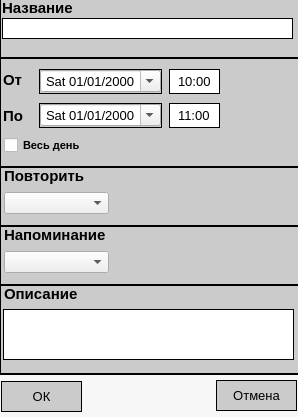
<?xml version="1.0" encoding="UTF-8"?>
<ui version="4.0">
 <class>AddNewTask</class>
 <widget class="QDialog" name="AddNewTask">
  <property name="geometry">
   <rect>
    <x>0</x>
    <y>0</y>
    <width>298</width>
    <height>417</height>
   </rect>
  </property>
  <property name="windowTitle">
   <string>Dialog</string>
  </property>
  <property name="styleSheet">
   <string notr="true">QDialog{
background-color: rgb(247, 247, 247);
}</string>
  </property>
  <widget class="QGroupBox" name="groupBoxName">
   <property name="geometry">
    <rect>
     <x>-1</x>
     <y>-2</y>
     <width>301</width>
     <height>61</height>
    </rect>
   </property>
   <property name="styleSheet">
    <string notr="true">QGroupBox{
border: 2px solid;
background-color: rgb(203, 203, 203);
}</string>
   </property>
   <property name="title">
    <string/>
   </property>
   <widget class="QLineEdit" name="lineEditName">
    <property name="geometry">
     <rect>
      <x>3</x>
      <y>20</y>
      <width>291</width>
      <height>21</height>
     </rect>
    </property>
    <property name="styleSheet">
     <string notr="true">QLineEdit{
border:1px solid;
}</string>
    </property>
    <property name="frame">
     <bool>true</bool>
    </property>
   </widget>
   <widget class="QLabel" name="label">
    <property name="geometry">
     <rect>
      <x>3</x>
      <y>0</y>
      <width>81</width>
      <height>20</height>
     </rect>
    </property>
    <property name="font">
     <font>
      <pointsize>11</pointsize>
      <weight>75</weight>
      <bold>true</bold>
     </font>
    </property>
    <property name="text">
     <string>Название</string>
    </property>
   </widget>
  </widget>
  <widget class="QGroupBox" name="groupBoxTime">
   <property name="geometry">
    <rect>
     <x>-1</x>
     <y>57</y>
     <width>301</width>
     <height>111</height>
    </rect>
   </property>
   <property name="styleSheet">
    <string notr="true">QGroupBox{
border: 2px solid;
background-color: rgb(203, 203, 203);
}</string>
   </property>
   <property name="title">
    <string/>
   </property>
   <widget class="QLabel" name="label_2">
    <property name="geometry">
     <rect>
      <x>4</x>
      <y>13</y>
      <width>31</width>
      <height>20</height>
     </rect>
    </property>
    <property name="font">
     <font>
      <pointsize>11</pointsize>
      <weight>75</weight>
      <bold>true</bold>
     </font>
    </property>
    <property name="text">
     <string>От</string>
    </property>
   </widget>
   <widget class="QDateTimeEdit" name="dateTimeEditStartTime">
    <property name="geometry">
     <rect>
      <x>170</x>
      <y>12</y>
      <width>51</width>
      <height>25</height>
     </rect>
    </property>
    <property name="font">
     <font>
      <pointsize>10</pointsize>
      <weight>50</weight>
      <bold>false</bold>
     </font>
    </property>
    <property name="styleSheet">
     <string notr="true">QDateTimeEdit{
border: 1px solid;
}</string>
    </property>
    <property name="frame">
     <bool>true</bool>
    </property>
    <property name="alignment">
     <set>Qt::AlignCenter</set>
    </property>
    <property name="buttonSymbols">
     <enum>QAbstractSpinBox::NoButtons</enum>
    </property>
    <property name="showGroupSeparator" stdset="0">
     <bool>false</bool>
    </property>
    <property name="time">
     <time>
      <hour>10</hour>
      <minute>0</minute>
      <second>0</second>
     </time>
    </property>
    <property name="currentSection">
     <enum>QDateTimeEdit::HourSection</enum>
    </property>
    <property name="displayFormat">
     <string>H:mm</string>
    </property>
    <property name="calendarPopup">
     <bool>false</bool>
    </property>
    <property name="timeSpec">
     <enum>Qt::LocalTime</enum>
    </property>
   </widget>
   <widget class="QLabel" name="label_3">
    <property name="geometry">
     <rect>
      <x>4</x>
      <y>49</y>
      <width>31</width>
      <height>20</height>
     </rect>
    </property>
    <property name="font">
     <font>
      <pointsize>11</pointsize>
      <weight>75</weight>
      <bold>true</bold>
     </font>
    </property>
    <property name="text">
     <string>По</string>
    </property>
   </widget>
   <widget class="QDateTimeEdit" name="dateTimeEditFinishTime">
    <property name="geometry">
     <rect>
      <x>170</x>
      <y>46</y>
      <width>51</width>
      <height>25</height>
     </rect>
    </property>
    <property name="font">
     <font>
      <pointsize>10</pointsize>
      <weight>50</weight>
      <bold>false</bold>
     </font>
    </property>
    <property name="styleSheet">
     <string notr="true">QDateTimeEdit{
border: 1px solid;
}</string>
    </property>
    <property name="frame">
     <bool>true</bool>
    </property>
    <property name="alignment">
     <set>Qt::AlignCenter</set>
    </property>
    <property name="buttonSymbols">
     <enum>QAbstractSpinBox::NoButtons</enum>
    </property>
    <property name="showGroupSeparator" stdset="0">
     <bool>false</bool>
    </property>
    <property name="time">
     <time>
      <hour>11</hour>
      <minute>0</minute>
      <second>0</second>
     </time>
    </property>
    <property name="currentSection">
     <enum>QDateTimeEdit::HourSection</enum>
    </property>
    <property name="displayFormat">
     <string>H:mm</string>
    </property>
    <property name="calendarPopup">
     <bool>false</bool>
    </property>
    <property name="timeSpec">
     <enum>Qt::LocalTime</enum>
    </property>
   </widget>
   <widget class="QCheckBox" name="checkBox">
    <property name="geometry">
     <rect>
      <x>5</x>
      <y>80</y>
      <width>81</width>
      <height>17</height>
     </rect>
    </property>
    <property name="font">
     <font>
      <pointsize>8</pointsize>
      <weight>75</weight>
      <bold>true</bold>
     </font>
    </property>
    <property name="text">
     <string>Весь день</string>
    </property>
    <property name="autoExclusive">
     <bool>false</bool>
    </property>
    <property name="tristate">
     <bool>false</bool>
    </property>
   </widget>
   <widget class="QGroupBox" name="groupBoxStart">
    <property name="geometry">
     <rect>
      <x>40</x>
      <y>12</y>
      <width>123</width>
      <height>25</height>
     </rect>
    </property>
    <property name="styleSheet">
     <string notr="true">QGroupBox{
border: 1px solid;
}</string>
    </property>
    <property name="title">
     <string/>
    </property>
    <widget class="QDateEdit" name="dateEditStartDate">
     <property name="geometry">
      <rect>
       <x>1</x>
       <y>1</y>
       <width>121</width>
       <height>22</height>
      </rect>
     </property>
     <property name="font">
      <font>
       <pointsize>10</pointsize>
       <weight>50</weight>
       <bold>false</bold>
      </font>
     </property>
     <property name="styleSheet">
      <string notr="true"/>
     </property>
     <property name="alignment">
      <set>Qt::AlignCenter</set>
     </property>
     <property name="buttonSymbols">
      <enum>QAbstractSpinBox::NoButtons</enum>
     </property>
     <property name="displayFormat">
      <string>ddd dd/MM/yyyy</string>
     </property>
     <property name="calendarPopup">
      <bool>true</bool>
     </property>
    </widget>
   </widget>
   <widget class="QGroupBox" name="groupBoxFinish">
    <property name="geometry">
     <rect>
      <x>40</x>
      <y>46</y>
      <width>123</width>
      <height>25</height>
     </rect>
    </property>
    <property name="styleSheet">
     <string notr="true">QGroupBox{
border: 1px solid;
}</string>
    </property>
    <property name="title">
     <string/>
    </property>
    <widget class="QDateEdit" name="dateEditFinishDate">
     <property name="geometry">
      <rect>
       <x>1</x>
       <y>1</y>
       <width>121</width>
       <height>22</height>
      </rect>
     </property>
     <property name="font">
      <font>
       <pointsize>10</pointsize>
       <weight>50</weight>
       <bold>false</bold>
      </font>
     </property>
     <property name="alignment">
      <set>Qt::AlignCenter</set>
     </property>
     <property name="buttonSymbols">
      <enum>QAbstractSpinBox::NoButtons</enum>
     </property>
     <property name="displayFormat">
      <string>ddd dd/MM/yyyy</string>
     </property>
     <property name="calendarPopup">
      <bool>true</bool>
     </property>
    </widget>
   </widget>
  </widget>
  <widget class="QGroupBox" name="groupBoxNameRepeat">
   <property name="geometry">
    <rect>
     <x>-1</x>
     <y>166</y>
     <width>301</width>
     <height>61</height>
    </rect>
   </property>
   <property name="styleSheet">
    <string notr="true">QGroupBox{
border: 2px solid;
background-color: rgb(203, 203, 203);
}</string>
   </property>
   <property name="title">
    <string/>
   </property>
   <widget class="QLabel" name="label_4">
    <property name="geometry">
     <rect>
      <x>5</x>
      <y>0</y>
      <width>91</width>
      <height>20</height>
     </rect>
    </property>
    <property name="font">
     <font>
      <pointsize>11</pointsize>
      <weight>75</weight>
      <bold>true</bold>
     </font>
    </property>
    <property name="text">
     <string>Повторить</string>
    </property>
   </widget>
   <widget class="QComboBox" name="comboBoxRepeat">
    <property name="geometry">
     <rect>
      <x>5</x>
      <y>26</y>
      <width>105</width>
      <height>22</height>
     </rect>
    </property>
    <property name="font">
     <font>
      <pointsize>10</pointsize>
     </font>
    </property>
    <property name="autoFillBackground">
     <bool>false</bool>
    </property>
    <property name="styleSheet">
     <string notr="true"/>
    </property>
    <property name="currentText">
     <string/>
    </property>
    <property name="currentIndex">
     <number>-1</number>
    </property>
    <property name="maxVisibleItems">
     <number>4</number>
    </property>
    <property name="duplicatesEnabled">
     <bool>false</bool>
    </property>
    <property name="frame">
     <bool>true</bool>
    </property>
    <property name="modelColumn">
     <number>0</number>
    </property>
   </widget>
  </widget>
  <widget class="QGroupBox" name="groupBoxNameRemind">
   <property name="geometry">
    <rect>
     <x>-1</x>
     <y>225</y>
     <width>301</width>
     <height>61</height>
    </rect>
   </property>
   <property name="styleSheet">
    <string notr="true">QGroupBox{
border: 2px solid;
background-color: rgb(203, 203, 203);
}</string>
   </property>
   <property name="title">
    <string/>
   </property>
   <widget class="QLabel" name="label_5">
    <property name="geometry">
     <rect>
      <x>5</x>
      <y>0</y>
      <width>111</width>
      <height>20</height>
     </rect>
    </property>
    <property name="font">
     <font>
      <pointsize>11</pointsize>
      <weight>75</weight>
      <bold>true</bold>
     </font>
    </property>
    <property name="text">
     <string>Напоминание</string>
    </property>
   </widget>
   <widget class="QComboBox" name="comboBoxRemind">
    <property name="geometry">
     <rect>
      <x>5</x>
      <y>26</y>
      <width>105</width>
      <height>22</height>
     </rect>
    </property>
    <property name="font">
     <font>
      <pointsize>10</pointsize>
     </font>
    </property>
    <property name="autoFillBackground">
     <bool>false</bool>
    </property>
    <property name="styleSheet">
     <string notr="true"/>
    </property>
    <property name="currentText">
     <string/>
    </property>
    <property name="currentIndex">
     <number>-1</number>
    </property>
    <property name="maxVisibleItems">
     <number>4</number>
    </property>
    <property name="duplicatesEnabled">
     <bool>false</bool>
    </property>
    <property name="frame">
     <bool>true</bool>
    </property>
    <property name="modelColumn">
     <number>0</number>
    </property>
   </widget>
  </widget>
  <widget class="QGroupBox" name="groupBoxNameDescription">
   <property name="geometry">
    <rect>
     <x>-1</x>
     <y>284</y>
     <width>301</width>
     <height>91</height>
    </rect>
   </property>
   <property name="styleSheet">
    <string notr="true">QGroupBox{
border: 2px solid;
background-color: rgb(203, 203, 203);
}</string>
   </property>
   <property name="title">
    <string/>
   </property>
   <widget class="QLabel" name="label_6">
    <property name="geometry">
     <rect>
      <x>5</x>
      <y>0</y>
      <width>111</width>
      <height>20</height>
     </rect>
    </property>
    <property name="font">
     <font>
      <pointsize>11</pointsize>
      <weight>75</weight>
      <bold>true</bold>
     </font>
    </property>
    <property name="text">
     <string>Описание</string>
    </property>
   </widget>
   <widget class="QPlainTextEdit" name="plainTextEditDescription">
    <property name="geometry">
     <rect>
      <x>4</x>
      <y>25</y>
      <width>291</width>
      <height>51</height>
     </rect>
    </property>
    <property name="styleSheet">
     <string notr="true">QPlainTextEdit{
border:1px solid;
}</string>
    </property>
   </widget>
  </widget>
  <widget class="QPushButton" name="pushButtonOK">
   <property name="geometry">
    <rect>
     <x>1</x>
     <y>381</y>
     <width>81</width>
     <height>31</height>
    </rect>
   </property>
   <property name="font">
    <font>
     <pointsize>10</pointsize>
    </font>
   </property>
   <property name="styleSheet">
    <string notr="true">QPushButton{
border:1px solid;
background-color: rgb(203, 203, 203);
}</string>
   </property>
   <property name="text">
    <string>ОК</string>
   </property>
  </widget>
  <widget class="QPushButton" name="pushButtonCancel">
   <property name="geometry">
    <rect>
     <x>216</x>
     <y>380</y>
     <width>81</width>
     <height>31</height>
    </rect>
   </property>
   <property name="font">
    <font>
     <pointsize>10</pointsize>
    </font>
   </property>
   <property name="styleSheet">
    <string notr="true">QPushButton{
border:1px solid;
background-color: rgb(203, 203, 203);
}</string>
   </property>
   <property name="text">
    <string>Отмена</string>
   </property>
  </widget>
 </widget>
 <resources/>
 <connections/>
</ui>
